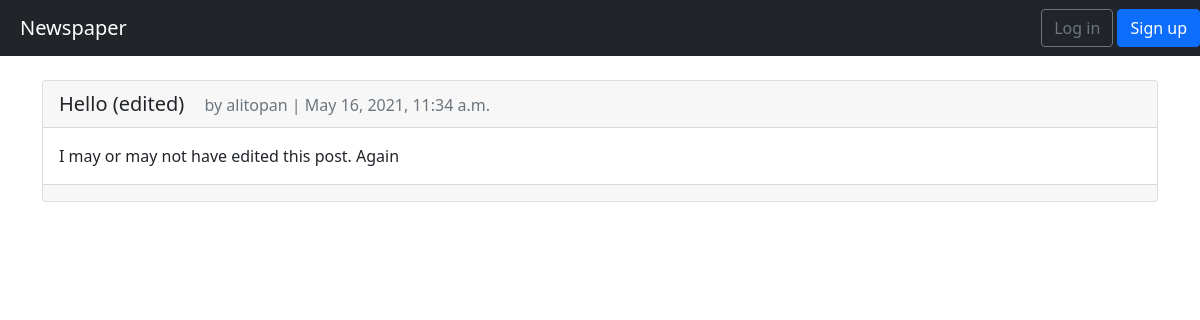
Screenshot of /viewarticles/ with the database file from the repository.
### articles/models.py (models this page shows, shortened)
class Article(models.Model):
    title = models.CharField(max_length=70)
    body = models.TextField()
    date = models.DateTimeField(auto_now_add=True)
    author = models.ForeignKey(settings.AUTH_USER_MODEL,on_delete=models.CASCADE,related_name="article",null=True)

### account/models.py (models this page shows)
class Contributor(AbstractUser):
    GENDER_CHOICES = (
        ("M","Male"),
        ("F","Female"),
        ("U","Undisclosed"),
    )
    age = models.PositiveIntegerField(default=0)
    gender = models.CharField(max_length=1,choices=GENDER_CHOICES,default="M")

### articles/views.py (the view)
# urls.py: path("viewarticles/",views.viewArticle,name="viewArticle"),
def viewArticle(response):
    articleLst = Article.objects.all()
    return render(response,"articles/viewarticle.html",{"lst":articleLst})

### articles/templates/articles/viewarticle.html (shortened to what this page needs)
{% extends "pages/base.html" %}
{% block content %}
{% for article in lst %}
    <div class="card">
        <div class="card-header">
            <span class="font-weight-bold"><a href="/article/{{article.id}}" class="navbar-brand text-dark">{{article.title}}</a></span>
            <span class="text-muted">by {{article.author}} | {{article.date}}</span>
        </div>
        <div class="card-body">
            {{article.body}}
        </div>
        <div class="card-footer text-center text-muted">
        </div>
    </div>
    <br/>
{% endfor %}
{% endblock %}

### rows the page displays
Article: title "Hello (edited)", author "alitopan", date "May 16, 2021, 11:34 a.m.", body "I may or may not have edited this post. Again"
